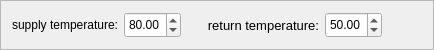
            <widget class="QFrame" name="frame">
             <property name="minimumSize">
              <size>
               <width>400</width>
               <height>0</height>
              </size>
             </property>
             <property name="maximumSize">
              <size>
               <width>16777215</width>
               <height>50</height>
              </size>
             </property>
             <property name="frameShape">
              <enum>QFrame::StyledPanel</enum>
             </property>
             <property name="frameShadow">
              <enum>QFrame::Raised</enum>
             </property>
             <layout class="QGridLayout" name="gridLayout_2">
              <item row="0" column="2">
               <spacer name="horizontalSpacer">
                <property name="orientation">
                 <enum>Qt::Horizontal</enum>
                </property>
                <property name="sizeType">
                 <enum>QSizePolicy::Fixed</enum>
                </property>
                <property name="sizeHint" stdset="0">
                 <size>
                  <width>20</width>
                  <height>20</height>
                 </size>
                </property>
               </spacer>
              </item>
              <item row="0" column="3">
               <widget class="QLabel" name="label_2">
                <property name="sizePolicy">
                 <sizepolicy hsizetype="Minimum" vsizetype="Preferred">
                  <horstretch>0</horstretch>
                  <verstretch>0</verstretch>
                 </sizepolicy>
                </property>
                <property name="minimumSize">
                 <size>
                  <width>0</width>
                  <height>0</height>
                 </size>
                </property>
                <property name="maximumSize">
                 <size>
                  <width>2000000</width>
                  <height>16777215</height>
                 </size>
                </property>
                <property name="font">
                 <font>
                  <pointsize>10</pointsize>
                 </font>
                </property>
                <property name="text">
                 <string>return temperature:</string>
                </property>
                <property name="alignment">
                 <set>Qt::AlignRight|Qt::AlignTrailing|Qt::AlignVCenter</set>
                </property>
               </widget>
              </item>
              <item row="0" column="5">
               <spacer name="horizontalSpacer_2">
                <property name="orientation">
                 <enum>Qt::Horizontal</enum>
                </property>
                <property name="sizeHint" stdset="0">
                 <size>
                  <width>40</width>
                  <height>20</height>
                 </size>
                </property>
               </spacer>
              </item>
              <item row="0" column="0">
               <widget class="QLabel" name="label">
                <property name="sizePolicy">
                 <sizepolicy hsizetype="Minimum" vsizetype="Preferred">
                  <horstretch>0</horstretch>
                  <verstretch>0</verstretch>
                 </sizepolicy>
                </property>
                <property name="minimumSize">
                 <size>
                  <width>0</width>
                  <height>0</height>
                 </size>
                </property>
                <property name="maximumSize">
                 <size>
                  <width>55555</width>
                  <height>16777215</height>
                 </size>
                </property>
                <property name="mouseTracking">
                 <bool>false</bool>
                </property>
                <property name="toolTip">
                 <string comment="Test" extracomment="Test"/>
                </property>
                <property name="text">
                 <string>supply temperature:</string>
                </property>
                <property name="alignment">
                 <set>Qt::AlignRight|Qt::AlignTrailing|Qt::AlignVCenter</set>
                </property>
               </widget>
              </item>
              <item row="0" column="1">
               <widget class="QDoubleSpinBox" name="net_doubleSpinBox_supply">
                <property name="sizePolicy">
                 <sizepolicy hsizetype="Minimum" vsizetype="Minimum">
                  <horstretch>0</horstretch>
                  <verstretch>0</verstretch>
                 </sizepolicy>
                </property>
                <property name="maximumSize">
                 <size>
                  <width>80</width>
                  <height>16777215</height>
                 </size>
                </property>
                <property name="layoutDirection">
                 <enum>Qt::LeftToRight</enum>
                </property>
                <property name="alignment">
                 <set>Qt::AlignLeading|Qt::AlignLeft|Qt::AlignVCenter</set>
                </property>
                <property name="minimum">
                 <double>60.000000000000000</double>
                </property>
                <property name="maximum">
                 <double>90.000000000000000</double>
                </property>
                <property name="value">
                 <double>80.000000000000000</double>
                </property>
               </widget>
              </item>
              <item row="0" column="4">
               <widget class="QDoubleSpinBox" name="net_doubleSpinBox_return">
                <property name="sizePolicy">
                 <sizepolicy hsizetype="Minimum" vsizetype="Minimum">
                  <horstretch>0</horstretch>
                  <verstretch>0</verstretch>
                 </sizepolicy>
                </property>
                <property name="maximumSize">
                 <size>
                  <width>80</width>
                  <height>16777215</height>
                 </size>
                </property>
                <property name="minimum">
                 <double>40.000000000000000</double>
                </property>
                <property name="maximum">
                 <double>80.000000000000000</double>
                </property>
                <property name="value">
                 <double>50.000000000000000</double>
                </property>
               </widget>
              </item>
             </layout>
            </widget>
